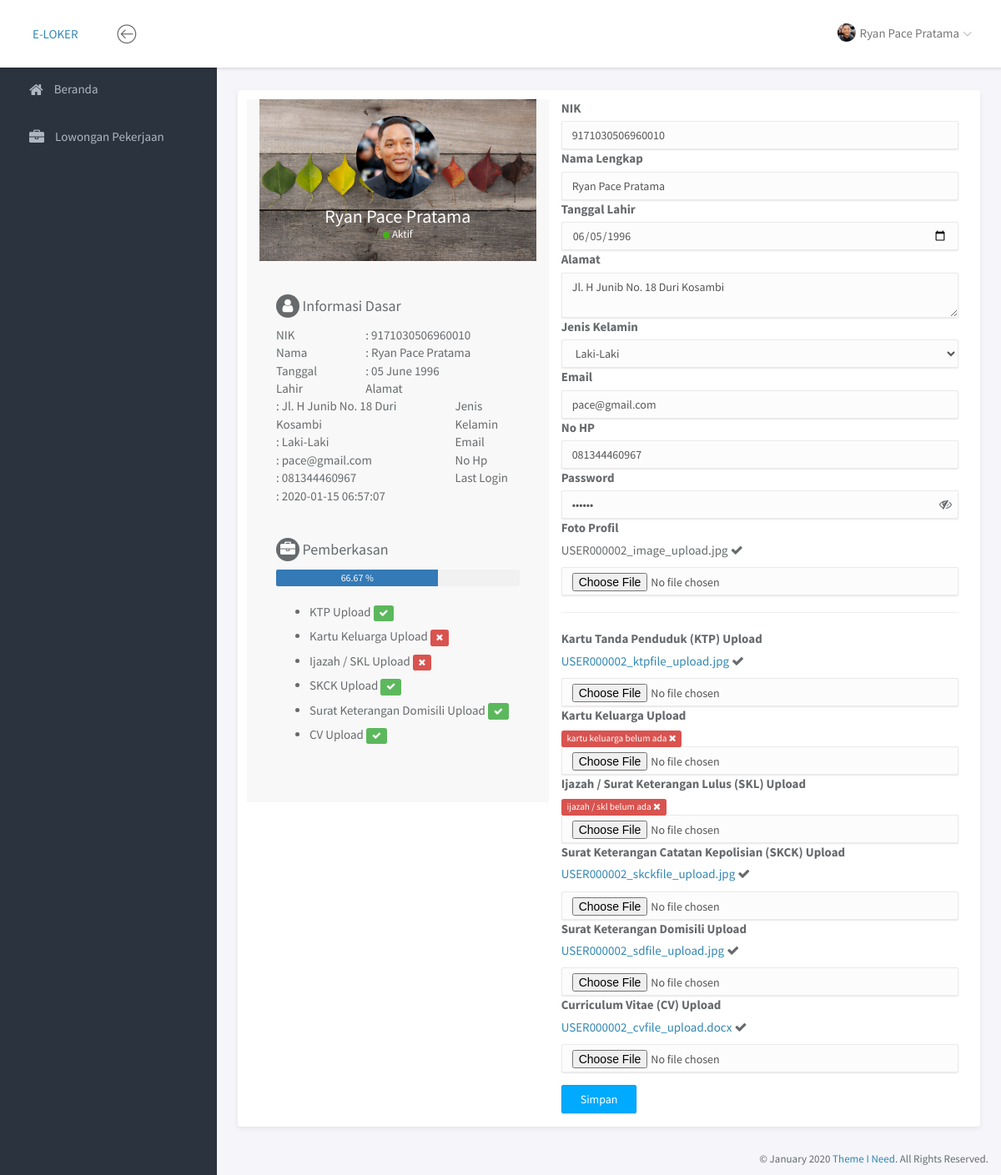
Before: /portal/index.php?page=profil (signed in) with the older database file.
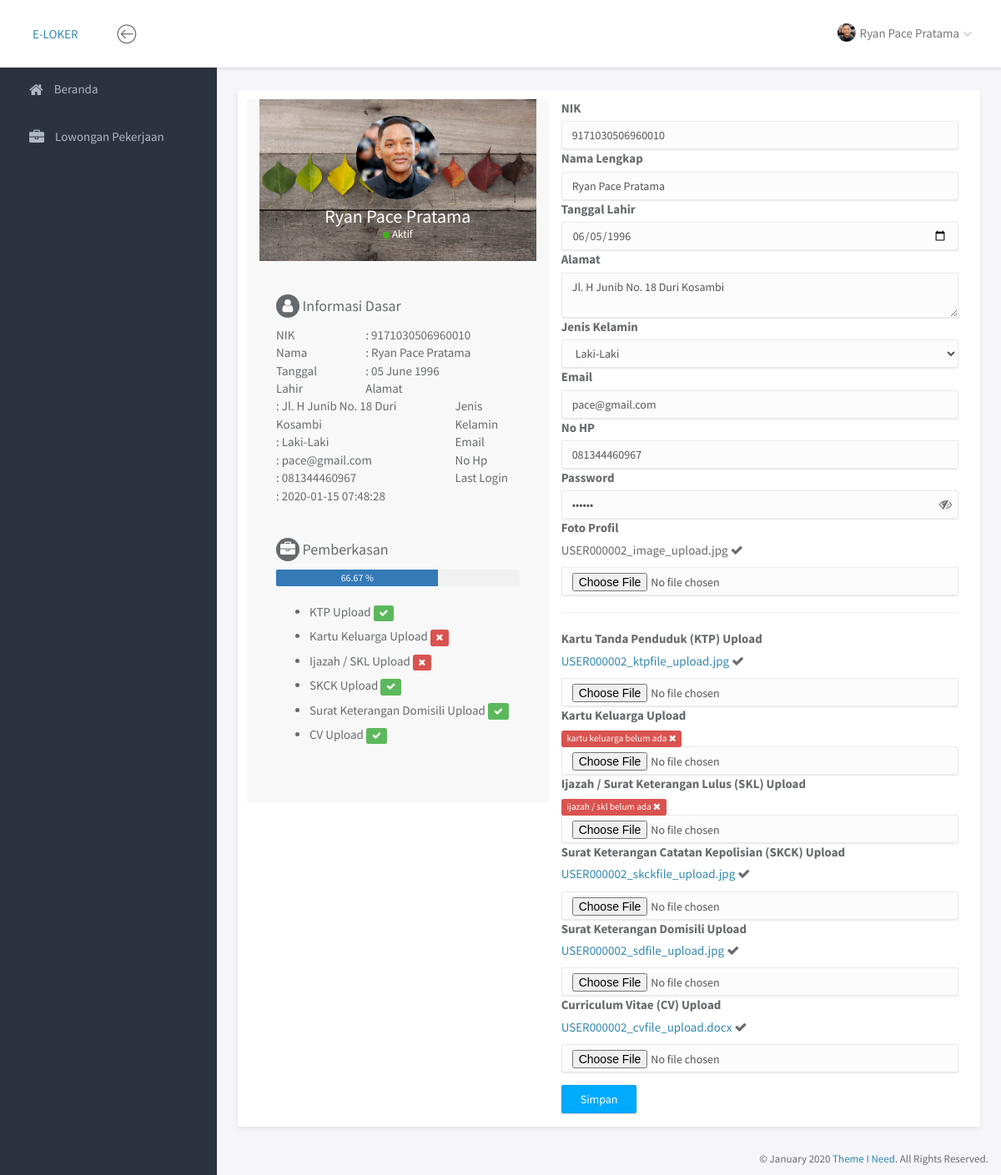
After: the same page with the newer database file.
### tables this page shows
CREATE TABLE `user` (
  `id` varchar(11) NOT NULL,
  `nik` varchar(16) DEFAULT NULL,
  `nama_lengkap` varchar(50) DEFAULT NULL,
  `tgl_lahir` date DEFAULT NULL,
  `alamat` text DEFAULT NULL,
  `jenis_kelamin` enum('L','P') DEFAULT NULL,
  `email` varchar(40) DEFAULT NULL,
  `no_hp` varchar(12) DEFAULT NULL,
  `password` varchar(10) DEFAULT NULL,
  `image_url` varchar(100) DEFAULT NULL,
  `login_terakhir` timestamp NULL DEFAULT NULL
);

CREATE TABLE `pemberkasan` (
  `id` int(10) NOT NULL,
  `user_id` varchar(11) DEFAULT NULL,
  `file_ktp_upload` varchar(100) DEFAULT NULL,
  `file_kk_upload` varchar(100) DEFAULT NULL,
  `file_ijazah_skl_upload` varchar(100) DEFAULT NULL,
  `file_skck_upload` varchar(100) DEFAULT NULL,
  `file_surat_domisili_upload` varchar(100) DEFAULT NULL,
  `file_cv_upload` varchar(100) DEFAULT NULL,
  `status_pemberkasan` int(1) DEFAULT NULL
);

### portal/service.php (called while the page is built, shortened)
<?php
if ($_SESSION['role'] == 2) {
    $getdatauser = mysqli_query($conn, "SELECT * FROM user WHERE email='$_SESSION[email]'");
    $auth = mysqli_fetch_array($getdatauser);
    $getdataberkas = mysqli_query($conn, "SELECT * FROM pemberkasan WHERE user_id='$auth[id]'");
    $pemberkasan = mysqli_fetch_array($getdataberkas);
} else {
    $getdatauser = mysqli_query($conn, "SELECT * FROM admin WHERE email='$_SESSION[email]'");
    $auth = mysqli_fetch_array($getdatauser);
}
?>

### portal/page/pendaftar/profil/profil.php (the view, shortened to what the rows shown need)
<?php
    $tmp = 0;
    for ($a=2;$a<=7;$a++) {
        if ($pemberkasan[$a] !== null){
            $tmp += 1;
        }
    }
    $presentasi = round(($tmp*100/6), 2);
?>
<div class="panel panel-headline">
    <div class="panel-body">
        <div class="row">
            <div class="col-md-5" style="background: #f8f8f8;">
                <div class="profile-header">
                    <div class="profile-main">
                        <img src="<?= $auth['image_url'] !== null ? 'file/gambar/'.$auth['image_url'] : 'assets/img/admin.png'  ?>" class="img-circle" width="100">
                        <h3 class="name"><?= $auth['nama_lengkap'] !== null ? $auth['nama_lengkap'] : $auth['email'] ?></h3>
                        <span class="online-status status-available">Aktif</span>
                    </div>
                </div>
                <div class="profile-detail">
                    <div class="profile-info">
                        <h4><i class="fa fa-user box-circle"></i> Informasi Dasar</h4>
                        <div class="row">
                        <div class="col-md-4">NIK</div>
                        <div class="col-md-8">: <?= $auth['nik'] !== null ? $auth['nik'] : '-' ?></div>
                        <div class="col-md-4">Nama</div>
                        <div class="col-md-8">: <?= $auth['nama_lengkap'] !== null ? $auth['nama_lengkap'] : '-' ?></div>
                        <div class="col-md-4">Tanggal Lahir</div>
                        <div class="col-md-8">: <?= date('d F Y', strtotime($auth['tgl_lahir'])) ?></div>
                        <div class="col-md-4">Alamat</div>
                        <div class="col-md-8">: <?= $auth['alamat'] ?></div>
                        <div class="col-md-4">Jenis Kelamin</div>
                        <div class="col-md-8">: <?= $auth['jenis_kelamin'] !== null ? $auth['jenis_kelamin'] == 'L' ? 'Laki-Laki' : 'Perempuan' : '-' ?></div>
                        <div class="col-md-4">Email</div>
                        <div class="col-md-8">: <?= $auth['email'] !== null ? $auth['email'] : '-' ?></div>
                        <div class="col-md-4">No Hp</div>
                        <div class="col-md-8">: <?= $auth['no_hp'] !== null ? $auth['no_hp'] : '-' ?></div>
                        <div class="col-md-4">Last Login</div>
                        <div class="col-md-8">: <?= $auth['login_terakhir'] !== null ? $auth['login_terakhir'] : '-' ?></div>
                        </div>
                    </div>
                    <div class="profile-info">
                        <h4><i class="fa fa-briefcase box-circle"></i> Pemberkasan</h4>
                        <div class="progress">
                            <div class="progress-bar" role="progressbar" aria-valuenow="<?= $presentasi ?>" aria-valuemin="0" aria-valuemax="100" style="width: <?= $presentasi ?>%">
                                <?= $presentasi > 0 ? $presentasi.' %' : '' ?>
                            </div>
                        </div>
                        <ul>
                            <li>KTP Upload <?= $pemberkasan[2] === null ? '<span class="label label-danger"><i class="fa fa-remove"></i><span>' : '<span class="label label-success"><i class="fa fa-check"></i><span>' ?></li>
                            <li>Kartu Keluarga Upload <?= $pemberkasan[3] === null ? '<span class="label label-danger"><i class="fa fa-remove"></i><span>' : '<span class="label label-success"><i class="fa fa-check"></i><span>' ?></li>
                            <li>Ijazah / SKL Upload <?= $pemberkasan[4] === null ? '<span class="label label-danger"><i class="fa fa-remove"></i><span>' : '<span class="label label-success"><i class="fa fa-check"></i><span>' ?> </li>
                            <li>SKCK Upload <?= $pemberkasan[5] === null ? '<span class="label label-danger"><i class="fa fa-remove"></i><span>' : '<span class="label label-success"><i class="fa fa-check"></i><span>' ?></li>
                            <li>Surat Keterangan Domisili Upload <?= $pemberkasan[6] === null ? '<span class="label label-danger"><i class="fa fa-remove"></i><span>' : '<span class="label label-success"><i class="fa fa-check"></i><span>' ?></li>
                            <li>CV Upload <?= $pemberkasan[7] === null ? '<span class="label label-danger"><i class="fa fa-remove"></i><span>' : '<span class="label label-success"><i class="fa fa-check"></i><span>' ?></li>
                        </ul>
                    </div>
                </div>
            </div>
            <div class="col-md-7">
                <form action="?page=profil" method="post" enctype="multipart/form-data">
                    <div class="row">
                        <div class="col-md-12">
                            <div clas="form-group">
                                <label>NIK</label>
                                <input class="form-control" type="text" name="nik" placeholder="isikan nik anda ..." value="<?= $auth['nik'] ?>" maxlength="16" autocomplete="OFF">
                            </div>
                        </div>
                    </div>
                    <div class="row">
                        <div class="col-md-12">
                            <div clas="form-group">
                                <label>Nama Lengkap</label>
                                <input class="form-control" type="text" name="namalengkap" placeholder="isikan nama lengkap anda ..." value="<?= $auth['nama_lengkap'] ?>" autocomplete="OFF">
                            </div>
                        </div>
                    </div>
                    <div class="row">
                        <div class="col-md-12">
                            <div clas="form-group">
                                <label>Tanggal Lahir</label>
                                <input class="form-control" type="date" name="tgllahir" placeholder="isikan nama lengkap anda ..." value="<?= date('Y-m-d', strtotime($auth['tgl_lahir'])) ?>" autocomplete="OFF">
                            </div>
                        </div>
                    </div>
                    <div class="row">
                        <div class="col-md-12">
                            <div clas="form-group">
                                <label>Alamat</label>
                                <textarea class="form-control" name="alamat"><?= $auth['alamat'] ?></textarea>
                            </div>
                        </div>
                    </div>
                    <div class="row">
                        <div class="col-md-12">
                            <div clas="form-group">
                                <label>Jenis Kelamin</label>
                                <select class="form-control" name="jeniskelamin">
                                    <option value="L" <?= $auth['jenis_kelamin'] == 'L' ? 'selected' : '' ?>>Laki-Laki</option>
                                </select>
                            </div>
                        </div>
                    </div>
                    <div class="row">
                        <div class="col-md-12">
                            <div clas="form-group">
                                <label>Email</label>
                                <input class="form-control" type="email" name="email" placeholder="isikan alamat email anda ..." value="<?= $auth['email'] ?>" autocomplete="OFF">
                            </div>
                        </div>
                    </div>
                    <div class="row">
                        <div class="col-md-12">
                            <div clas="form-group">
                                <label>No HP</label>
                                <input class="form-control" type="text" name="nohp" placeholder="isikan no hp anda ..." value="<?= $auth['no_hp'] ?>" maxlength="12" autocomplete="OFF">
                            </div>
                        </div>
                    </div>
                    <div class="row">
                        <div class="col-md-12">
                            <div clas="form-group">
                                <label>Password</label>
                                <input id="password-field" name="password" maxlength="10" type="password" class="form-control" value="<?= $auth['password'] ?>" autocomplete="OFF" >
                                <span toggle="#password-field" class="fa fa-eye-slash field-icon toggle-password"></span>
                            </div>
                        </div>
                    </div>
                    <div class="row">
                        <div class="col-md-12">
                            <div clas="form-group">
                                <label>Foto Profil</label>
                                <?= $auth['image_url'] !== null ? '<p>'.$auth['image_url'].' <i class="fa fa-check"></i></p>' : '<br /><span class="label label-danger">foto profil belum ada <i class="fa fa-remove"></i></span>' ?>
                                <input class="form-control" type="file" name="imageurl">
                            </div>
                        </div>
                    </div>
                    <hr>
                    <div class="row">
                        <div class="col-md-12">
                            <div clas="form-group">
                                <label>Kartu Tanda Penduduk (KTP) Upload</label>
                                <?= $pemberkasan[2] !== null ? '<p><a target="_blank" href="file/pemberkasan/'.$pemberkasan[2].'">'.$pemberkasan[2].'</a> <i class="fa fa-check"></i></p>' : '<br /><span class="label label-danger">ktp belum ada <i class="fa fa-remove"></i></span>' ?>
                                <input class="form-control" type="file" name="ktpfile">
                            </div>
                        </div>
                    </div>
                    <div class="row">
                        <div class="col-md-12">
                            <div clas="form-group">
                                <label>Kartu Keluarga Upload</label>
                                <?= $pemberkasan[3] !== null ? '<p><a target="_blank" href="file/pemberkasan/'.$pemberkasan[3].'">'.$pemberkasan[3].'</a> <i class="fa fa-check"></i></p>' : '<br /><span class="label label-danger">kartu keluarga belum ada <i class="fa fa-remove"></i></span>' ?>
                                <input class="form-control" type="file" name="kkfile">
                            </div>
                        </div>
                    </div>
                    <div class="row">
                        <div class="col-md-12">
                            <div clas="form-group">
                                <label>Ijazah / Surat Keterangan Lulus (SKL) Upload</label>
                                <?= $pemberkasan[4] !== null ? '<p><a target="_blank" href="file/pemberkasan/'.$pemberkasan[4].'">'.$pemberkasan[4].'</a> <i class="fa fa-check"></i></p>' : '<br /><span class="label label-danger">ijazah / skl belum ada <i class="fa fa-remove"></i></span>' ?>
                                <input class="form-control" type="file" name="ijazahfile">
                            </div>
                        </div>
                    </div>
                    <div class="row">
                        <div class="col-md-12">
                            <div clas="form-group">
                                <label>Surat Keterangan Catatan Kepolisian (SKCK) Upload</label>
                                <?= $pemberkasan[5] !== null ? '<p><a target="_blank" href="file/pemberkasan/'.$pemberkasan[5].'">'.$pemberkasan[5].'</a> <i class="fa fa-check"></i></p>' : '<br /><span class="label label-danger">skck belum ada <i class="fa fa-remove"></i></span>' ?>
                                <input class="form-control" type="file" name="skckfile">
                            </div>
                        </div>
                    </div>
                    <div class="row">
                        <div class="col-md-12">
                            <div clas="form-group">
                                <label>Surat Keterangan Domisili Upload</label>
                                <?= $pemberkasan[6] !== null ? '<p><a target="_blank" href="file/pemberkasan/'.$pemberkasan[6].'">'.$pemberkasan[6].'</a> <i class="fa fa-check"></i></p>' : '<br /><span class="label label-danger">surat keterangan domisili belum ada <i class="fa fa-remove"></i></span>' ?>
                                <input class="form-control" type="file" name="sdfile">
                            </div>
                        </div>
                    </div>
                    <div class="row">
                        <div class="col-md-12">
                            <div clas="form-group">
                                <label>Curriculum Vitae (CV) Upload</label>
                                <?= $pemberkasan[7] !== null ? '<p><a target="_blank" href="file/pemberkasan/'.$pemberkasan[7].'">'.$pemberkasan[7].'</a> <i class="fa fa-check"></i></p>' : '<br /><span class="label label-danger">CV belum ada <i class="fa fa-remove"></i></span>' ?>
                                <input class="form-control" type="file" name="cvfile">
                            </div>
                        </div>
                    </div>
                    <div class="row" style="margin-top:15px;">
                        <div class="col-md-12">
                            <div clas="form-group">
                                <input class="btn btn-primary" type="submit" name="submit" value="Simpan">
                            </div>
                        </div>
                    </div>
                </form>
            </div>
        </div>
    </div>
</div>

### portal/header.php (shortened to what the rows shown need)
<nav class="navbar navbar-default navbar-fixed-top">
	<div class="brand">
		<a href="?page=beranda">E-LOKER</a>
	</div>
	<div class="container-fluid">
		<div class="navbar-btn">
			<button type="button" class="btn-toggle-fullwidth"><i class="lnr lnr-arrow-left-circle"></i></button>
		</div>
		<div id="navbar-menu">
			<ul class="nav navbar-nav navbar-right">
				<li class="dropdown">
					<a href="#" class="dropdown-toggle" data-toggle="dropdown"><img src="<?= $_SESSION['role'] == 2 ? $auth['image_url'] !== null ? 'file/gambar/'.$auth['image_url'] : 'assets/img/admin.png' : 'assets/img/admin.png' ?>" class="img-circle" alt="Avatar"> <span><?= isset($auth['nama_lengkap']) ? $auth['nama_lengkap'] : $auth['email']  ?></span> <i class="icon-submenu lnr lnr-chevron-down"></i></a>
				</li>
			</ul>
		</div>
	</div>
</nav>

Changed rows visible on the page:
changed user "Ryan Pace Pratama": login_terakhir "2020-01-15 06:57:07" → "2020-01-15 07:48:28"
